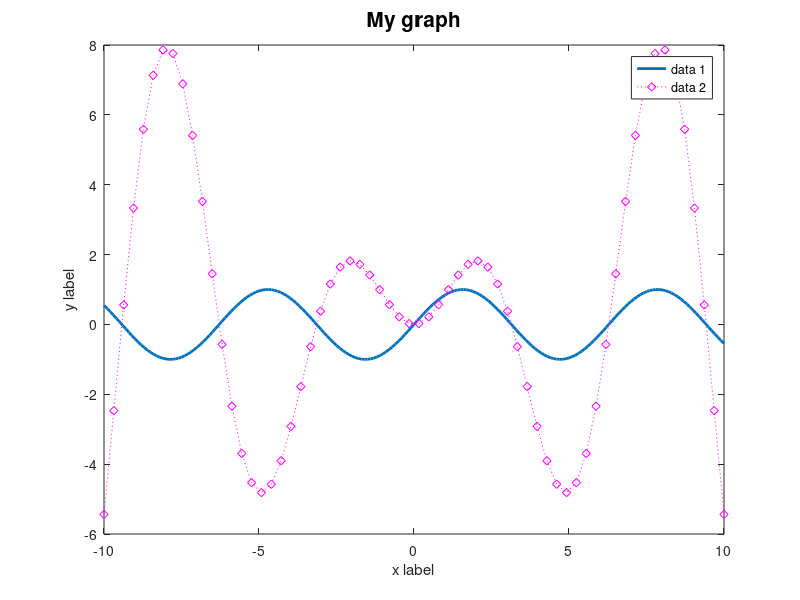

Write the MATLAB code that produced this figure.
clear all; close all; clc

x1 = -10: 0.1: 10;
y1 = sin(x1);

x2 = linspace(-10, 10, 64);
% Component wise multiplication .*
y2 = x2.*sin(x2);

plot(x1, y1, 'linewidth',2), hold on;
plot(x2, y2, 'm:d');

xlabel('x label');
ylabel('y label');
title('My graph','fontsize',15);

legend('data 1', 'data 2', 'location', 'best');